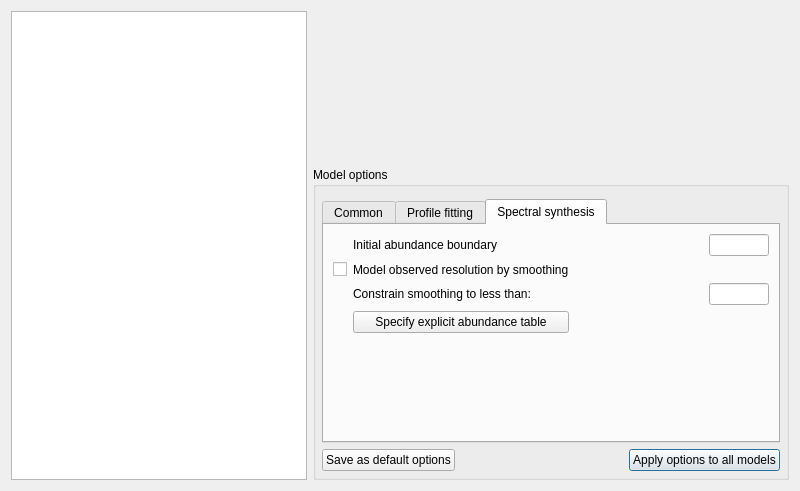
<?xml version="1.0" encoding="UTF-8"?>
<ui version="4.0">
 <class>Form</class>
 <widget class="QWidget" name="Form">
  <property name="geometry">
   <rect>
    <x>0</x>
    <y>0</y>
    <width>800</width>
    <height>491</height>
   </rect>
  </property>
  <property name="windowTitle">
   <string>Form</string>
  </property>
  <layout class="QHBoxLayout" name="horizontalLayout">
   <item>
    <widget class="QTableView" name="tableView">
     <property name="minimumSize">
      <size>
       <width>0</width>
       <height>0</height>
      </size>
     </property>
     <property name="maximumSize">
      <size>
       <width>16777215</width>
       <height>16777215</height>
      </size>
     </property>
    </widget>
   </item>
   <item>
    <layout class="QVBoxLayout" name="verticalLayout_2">
     <item>
      <widget class="QWidget" name="widget" native="true">
       <property name="minimumSize">
        <size>
         <width>0</width>
         <height>150</height>
        </size>
       </property>
      </widget>
     </item>
     <item>
      <widget class="QGroupBox" name="groupBox">
       <property name="title">
        <string>Model options</string>
       </property>
       <layout class="QVBoxLayout" name="verticalLayout">
        <property name="leftMargin">
         <number>6</number>
        </property>
        <property name="topMargin">
         <number>12</number>
        </property>
        <property name="rightMargin">
         <number>6</number>
        </property>
        <property name="bottomMargin">
         <number>6</number>
        </property>
        <item>
         <widget class="QTabWidget" name="tabWidget">
          <property name="currentIndex">
           <number>2</number>
          </property>
          <widget class="QWidget" name="tab_3">
           <attribute name="title">
            <string>Common</string>
           </attribute>
           <layout class="QVBoxLayout" name="verticalLayout_3">
            <item>
             <layout class="QGridLayout" name="gridLayout">
              <item row="1" column="2">
               <spacer name="horizontalSpacer_2">
                <property name="orientation">
                 <enum>Qt::Horizontal</enum>
                </property>
                <property name="sizeHint" stdset="0">
                 <size>
                  <width>40</width>
                  <height>20</height>
                 </size>
                </property>
               </spacer>
              </item>
              <item row="0" column="1">
               <widget class="QLabel" name="label_2">
                <property name="text">
                 <string>Data fitting window</string>
                </property>
               </widget>
              </item>
              <item row="2" column="0">
               <widget class="QCheckBox" name="checkBox_2">
                <property name="text">
                 <string/>
                </property>
               </widget>
              </item>
              <item row="0" column="3">
               <widget class="QLineEdit" name="lineEdit">
                <property name="minimumSize">
                 <size>
                  <width>50</width>
                  <height>0</height>
                 </size>
                </property>
                <property name="maximumSize">
                 <size>
                  <width>60</width>
                  <height>16777215</height>
                 </size>
                </property>
               </widget>
              </item>
              <item row="2" column="1">
               <widget class="QLabel" name="label_3">
                <property name="text">
                 <string>Set tolerance on residual radial velocity</string>
                </property>
               </widget>
              </item>
              <item row="2" column="3">
               <widget class="QLineEdit" name="lineEdit_3">
                <property name="minimumSize">
                 <size>
                  <width>50</width>
                  <height>0</height>
                 </size>
                </property>
                <property name="maximumSize">
                 <size>
                  <width>60</width>
                  <height>16777215</height>
                 </size>
                </property>
               </widget>
              </item>
              <item row="1" column="0">
               <widget class="QCheckBox" name="checkBox">
                <property name="text">
                 <string/>
                </property>
               </widget>
              </item>
              <item row="2" column="2">
               <spacer name="horizontalSpacer_3">
                <property name="orientation">
                 <enum>Qt::Horizontal</enum>
                </property>
                <property name="sizeHint" stdset="0">
                 <size>
                  <width>40</width>
                  <height>20</height>
                 </size>
                </property>
               </spacer>
              </item>
              <item row="1" column="1">
               <widget class="QLabel" name="label">
                <property name="text">
                 <string>Model continuum with polynomial order</string>
                </property>
               </widget>
              </item>
              <item row="1" column="3">
               <widget class="QComboBox" name="comboBox">
                <property name="minimumSize">
                 <size>
                  <width>50</width>
                  <height>0</height>
                 </size>
                </property>
                <property name="maximumSize">
                 <size>
                  <width>60</width>
                  <height>16777215</height>
                 </size>
                </property>
               </widget>
              </item>
             </layout>
            </item>
            <item>
             <spacer name="verticalSpacer">
              <property name="orientation">
               <enum>Qt::Vertical</enum>
              </property>
              <property name="sizeHint" stdset="0">
               <size>
                <width>20</width>
                <height>40</height>
               </size>
              </property>
             </spacer>
            </item>
           </layout>
          </widget>
          <widget class="QWidget" name="tab_4">
           <attribute name="title">
            <string>Profile fitting</string>
           </attribute>
           <layout class="QVBoxLayout" name="verticalLayout_4">
            <item>
             <layout class="QGridLayout" name="gridLayout_2">
              <item row="0" column="1">
               <widget class="QLabel" name="label_4">
                <property name="text">
                 <string>Profile type</string>
                </property>
               </widget>
              </item>
              <item row="1" column="1">
               <widget class="QLabel" name="label_5">
                <property name="text">
                 <string>Detection sigma for nearby absorption lines </string>
                </property>
               </widget>
              </item>
              <item row="3" column="1">
               <widget class="QLabel" name="label_7">
                <property name="text">
                 <string>Use central pixel weighting</string>
                </property>
               </widget>
              </item>
              <item row="1" column="3">
               <layout class="QHBoxLayout" name="horizontalLayout_5">
                <item>
                 <spacer name="horizontalSpacer_5">
                  <property name="orientation">
                   <enum>Qt::Horizontal</enum>
                  </property>
                  <property name="sizeHint" stdset="0">
                   <size>
                    <width>40</width>
                    <height>20</height>
                   </size>
                  </property>
                 </spacer>
                </item>
                <item>
                 <widget class="QLineEdit" name="lineEdit_4">
                  <property name="minimumSize">
                   <size>
                    <width>60</width>
                    <height>0</height>
                   </size>
                  </property>
                  <property name="maximumSize">
                   <size>
                    <width>60</width>
                    <height>16777215</height>
                   </size>
                  </property>
                 </widget>
                </item>
               </layout>
              </item>
              <item row="2" column="3">
               <layout class="QHBoxLayout" name="horizontalLayout_6">
                <item>
                 <spacer name="horizontalSpacer_6">
                  <property name="orientation">
                   <enum>Qt::Horizontal</enum>
                  </property>
                  <property name="sizeHint" stdset="0">
                   <size>
                    <width>40</width>
                    <height>20</height>
                   </size>
                  </property>
                 </spacer>
                </item>
                <item>
                 <widget class="QLineEdit" name="lineEdit_5">
                  <property name="minimumSize">
                   <size>
                    <width>60</width>
                    <height>0</height>
                   </size>
                  </property>
                  <property name="maximumSize">
                   <size>
                    <width>60</width>
                    <height>16777215</height>
                   </size>
                  </property>
                 </widget>
                </item>
               </layout>
              </item>
              <item row="0" column="3">
               <widget class="QComboBox" name="comboBox_2"/>
              </item>
              <item row="2" column="1">
               <widget class="QLabel" name="label_6">
                <property name="text">
                 <string>Neighbouring pixels required to detect nearby lines</string>
                </property>
               </widget>
              </item>
              <item row="0" column="2">
               <spacer name="horizontalSpacer_4">
                <property name="orientation">
                 <enum>Qt::Horizontal</enum>
                </property>
                <property name="sizeHint" stdset="0">
                 <size>
                  <width>40</width>
                  <height>20</height>
                 </size>
                </property>
               </spacer>
              </item>
              <item row="3" column="0">
               <widget class="QCheckBox" name="checkBox_3">
                <property name="text">
                 <string/>
                </property>
               </widget>
              </item>
              <item row="4" column="0">
               <widget class="QCheckBox" name="checkBox_4">
                <property name="text">
                 <string/>
                </property>
               </widget>
              </item>
              <item row="4" column="1">
               <widget class="QLabel" name="label_8">
                <property name="text">
                 <string>Tolerance in wavelength position</string>
                </property>
               </widget>
              </item>
              <item row="4" column="3">
               <layout class="QHBoxLayout" name="horizontalLayout_7">
                <item>
                 <spacer name="horizontalSpacer_7">
                  <property name="orientation">
                   <enum>Qt::Horizontal</enum>
                  </property>
                  <property name="sizeHint" stdset="0">
                   <size>
                    <width>40</width>
                    <height>20</height>
                   </size>
                  </property>
                 </spacer>
                </item>
                <item>
                 <widget class="QLineEdit" name="lineEdit_6">
                  <property name="minimumSize">
                   <size>
                    <width>50</width>
                    <height>0</height>
                   </size>
                  </property>
                  <property name="maximumSize">
                   <size>
                    <width>60</width>
                    <height>16777215</height>
                   </size>
                  </property>
                 </widget>
                </item>
               </layout>
              </item>
             </layout>
            </item>
            <item>
             <spacer name="verticalSpacer_2">
              <property name="orientation">
               <enum>Qt::Vertical</enum>
              </property>
              <property name="sizeHint" stdset="0">
               <size>
                <width>20</width>
                <height>10</height>
               </size>
              </property>
             </spacer>
            </item>
           </layout>
          </widget>
          <widget class="QWidget" name="tab_5">
           <attribute name="title">
            <string>Spectral synthesis</string>
           </attribute>
           <layout class="QVBoxLayout" name="verticalLayout_5">
            <item>
             <layout class="QGridLayout" name="gridLayout_3">
              <item row="0" column="1">
               <widget class="QLabel" name="label_9">
                <property name="text">
                 <string>Initial abundance boundary</string>
                </property>
               </widget>
              </item>
              <item row="1" column="0">
               <widget class="QCheckBox" name="checkBox_5">
                <property name="text">
                 <string/>
                </property>
               </widget>
              </item>
              <item row="0" column="3">
               <widget class="QLineEdit" name="lineEdit_2">
                <property name="minimumSize">
                 <size>
                  <width>60</width>
                  <height>0</height>
                 </size>
                </property>
                <property name="maximumSize">
                 <size>
                  <width>60</width>
                  <height>16777215</height>
                 </size>
                </property>
               </widget>
              </item>
              <item row="2" column="1">
               <widget class="QLabel" name="label_12">
                <property name="text">
                 <string>Constrain smoothing to less than:</string>
                </property>
               </widget>
              </item>
              <item row="1" column="1">
               <widget class="QLabel" name="label_10">
                <property name="text">
                 <string>Model observed resolution by smoothing</string>
                </property>
               </widget>
              </item>
              <item row="2" column="3">
               <widget class="QLineEdit" name="lineEdit_7">
                <property name="minimumSize">
                 <size>
                  <width>60</width>
                  <height>0</height>
                 </size>
                </property>
                <property name="maximumSize">
                 <size>
                  <width>60</width>
                  <height>16777215</height>
                 </size>
                </property>
               </widget>
              </item>
              <item row="3" column="1">
               <widget class="QPushButton" name="pushButton_5">
                <property name="text">
                 <string>Specify explicit abundance table</string>
                </property>
               </widget>
              </item>
              <item row="0" column="2">
               <spacer name="horizontalSpacer_8">
                <property name="orientation">
                 <enum>Qt::Horizontal</enum>
                </property>
                <property name="sizeHint" stdset="0">
                 <size>
                  <width>40</width>
                  <height>20</height>
                 </size>
                </property>
               </spacer>
              </item>
             </layout>
            </item>
            <item>
             <spacer name="verticalSpacer_3">
              <property name="orientation">
               <enum>Qt::Vertical</enum>
              </property>
              <property name="sizeHint" stdset="0">
               <size>
                <width>20</width>
                <height>40</height>
               </size>
              </property>
             </spacer>
            </item>
           </layout>
          </widget>
         </widget>
        </item>
        <item>
         <layout class="QHBoxLayout" name="horizontalLayout_3">
          <item>
           <widget class="QPushButton" name="pushButton_4">
            <property name="text">
             <string>Save as default options</string>
            </property>
            <property name="autoDefault">
             <bool>false</bool>
            </property>
            <property name="default">
             <bool>false</bool>
            </property>
           </widget>
          </item>
          <item>
           <spacer name="horizontalSpacer">
            <property name="orientation">
             <enum>Qt::Horizontal</enum>
            </property>
            <property name="sizeHint" stdset="0">
             <size>
              <width>40</width>
              <height>20</height>
             </size>
            </property>
           </spacer>
          </item>
          <item>
           <widget class="QPushButton" name="pushButton">
            <property name="text">
             <string>Apply options to all models</string>
            </property>
            <property name="default">
             <bool>true</bool>
            </property>
           </widget>
          </item>
         </layout>
        </item>
       </layout>
       <zorder>tableWidget</zorder>
       <zorder>tabWidget</zorder>
       <zorder>horizontalLayoutWidget</zorder>
      </widget>
     </item>
    </layout>
   </item>
  </layout>
 </widget>
 <resources/>
 <connections/>
</ui>
